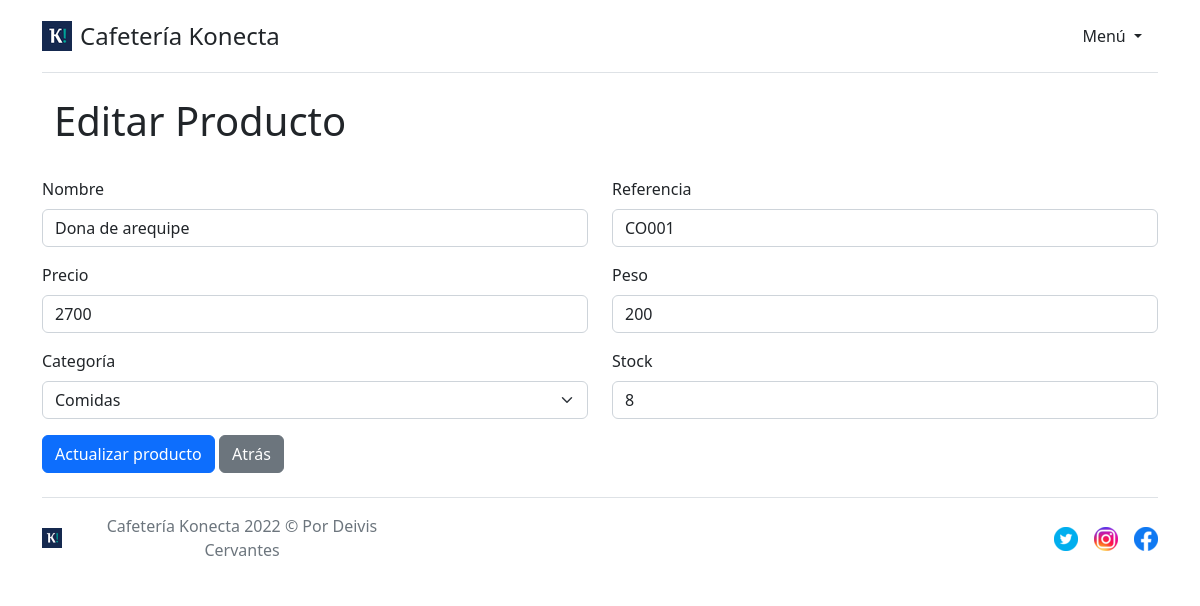
Screenshot of /?menu=editar-producto&id=8 with the database file from the repository.
### tables this page shows
CREATE TABLE `products` (
  `id` int(11) NOT NULL,
  `name` varchar(255) NOT NULL,
  `reference` varchar(255) NOT NULL,
  `price` int(11) NOT NULL,
  `weight` int(11) NOT NULL,
  `category` varchar(255) NOT NULL,
  `stock` int(11) NOT NULL,
  `created_at` date NOT NULL
);

### index.php (called while the page is built)
<?php
include 'layouts/layout.php';

### products/edition.php (the view, shortened to what this page needs)
<?php
include('db_connection.php');
$id = $_GET['id'];
$query = "SELECT * FROM products WHERE id =" . $id;
?>
<div class="container mb-4">
    <div class="row">
        <div class="col">
            <h1>Editar Producto</h1>
        </div>
    </div>
</div>
<?php
$execute = mysqli_query($connection, $query);
$product = mysqli_fetch_assoc($execute);
?>
<form action="/products/update.php" method="POST">
    <div class="row">
        <div class="col">
            <div class="mb-3">
                <label for="name" class="form-label">Nombre</label>
                <input type="text" class="form-control" id="name" name="name" placeholder="Nombre" value="<?= $product['name'] ?>" required />
            </div>
        </div>
        <div class="col">
            <div class="mb-3">
                <label for="reference" class="form-label">Referencia</label>
                <input type="text" class="form-control" id="reference" name="reference" placeholder="Referencia" value="<?= $product['reference'] ?>" required />
            </div>
        </div>
    </div>
    <div class="row">
        <div class="col">
            <div class="mb-3">
                <label for="price" class="form-label">Precio</label>
                <input type="number" class="form-control" id="price" name="price" placeholder="Precio" value="<?= $product['price'] ?>" required />
            </div>
        </div>
        <div class="col">
            <div class="mb-3">
                <label for="weight" class="form-label">Peso</label>
                <input type="number" class="form-control" id="weight" name="weight" placeholder="Peso" value="<?= $product['weight'] ?>" required />
            </div>
        </div>
    </div>
    <div class="row">
        <div class="col">
            <div class="mb-3">
                <label for="category" class="form-label">Categoría</label>
                <select class="form-select" id="category" name="category" required>
                    <option value="Comidas" <?= $product['category'] == 'Comidas' ? 'selected' : '' ?>>Comidas</option>
                </select>
            </div>
        </div>
        <div class="col">
            <div class="mb-3">
                <label for="stock" class="form-label">Stock</label>
                <input type="number" class="form-control" id="stock" name="stock" placeholder="Stock" value="<?= $product['stock'] ?>" required />
            </div>
        </div>
    </div>
    <button type="submit" class="btn btn-primary">Actualizar producto</button>
    <a href="/">
        <button type="button" class="btn btn-secondary">Atrás</button>
    </a>
</form>

### rows the page displays
products: name "Dona de arequipe", reference "CO001", price "2700", weight "200", category "Comidas", stock "8"
